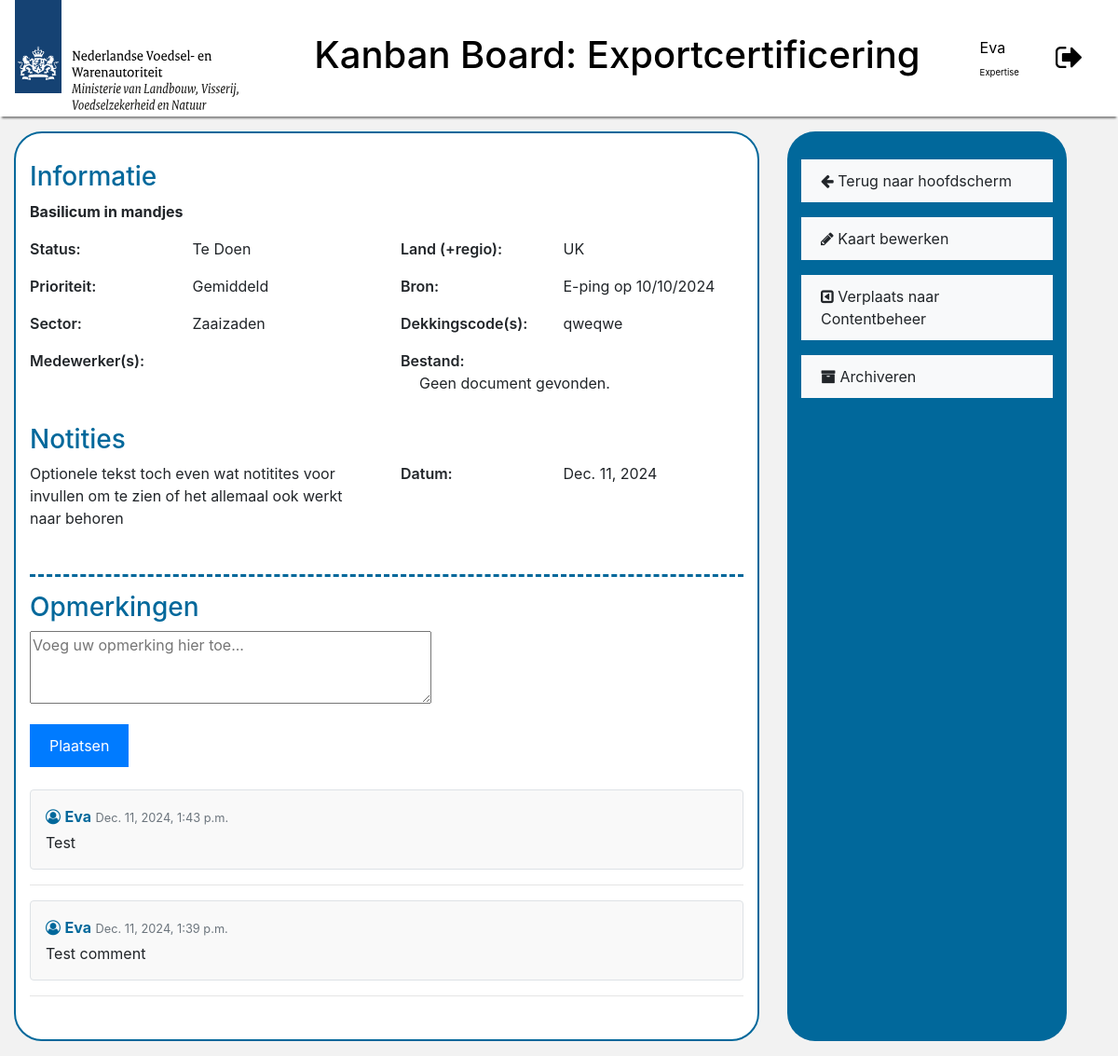
The app's page /2 (signed in) with its own data.
### tasks/models.py (models this page shows, shortened)
class Task(models.Model):
    description = models.CharField(
        max_length=255,
        blank=False,
        null=False,
    )
    country = models.CharField(max_length=100, default="")
    sector = models.CharField(
        max_length=40,
        choices=SectorChoices.choices,
        default=SectorChoices.ZAAIZADEN
    )
    status = models.CharField(
        max_length=15,
        choices=TaskStatus.choices,
        default=TaskStatus.TODO
    )
    column = models.CharField(
        max_length=20,
        choices=ColumnStatus.choices,
        default=ColumnStatus.EXPERTISE
    )
    assigned_employee = models.ForeignKey(
        User,
        on_delete=models.SET_NULL,
        null=True,
        blank=True,
        related_name='assigned_tasks'
    )
    priority = models.CharField(
        max_length=10,
        choices=PriorityChoices.choices,
        default=PriorityChoices.MEDIUM
    )
    source = models.TextField(blank=True)
    coverages = models.TextField(blank=True)
    created_at = models.DateTimeField(auto_now_add=True)
    archived = models.BooleanField(default=False)
    date_archived = models.DateTimeField(
        blank=True,
        null=True,
    )
    file = models.FileField(upload_to='task_files/', blank=True, null=True)
    notes = models.TextField(
        blank=True,
        help_text="Additional notes or details about the task."
    )

class Comment(models.Model):
    task = models.ForeignKey(Task, on_delete=models.CASCADE, related_name='comments')
    user = models.ForeignKey(User, on_delete=models.CASCADE)
    content = models.TextField()
    created_at = models.DateTimeField(auto_now_add=True)

### tasks/views.py (the view)
# urls.py: path('<int:task_id>', views.view_task, name='view_task'),
@login_required
def view_task(request, task_id):
    task = get_object_or_404(Task, id=task_id)
    comments = task.comments.all().order_by('-created_at')
    if request.method == 'POST':
        comment_form = CommentForm(request.POST)
        if comment_form.is_valid():
            comment = comment_form.save(commit=False)
            comment.task = task
            comment.user = request.user
            comment.save()
            return redirect('view_task', task_id=task.id)
    else:
        comment_form = CommentForm()
    user_has_permission = has_permission_for_task(request.user, task)
    context = {
        'task': task,
        'comments': comments,
        'comment_form': comment_form,
        'user_has_permission': user_has_permission,
    }
    return render(request, 'view_task.html', context)

### tasks/forms.py
class CommentForm(forms.ModelForm):
    class Meta:
        model = Comment
        fields = ['content']
        widgets = {
            'content': forms.Textarea(attrs={
                'placeholder': 'Voeg uw opmerking hier toe...',
                'rows': 3
            }),
        }

### tasks/utils.py (called while the page is built)
def has_permission_for_task(user, task):
    if user.is_superuser:
        return True
    if task.column in ['expertise', 'notificeren'] and user.groups.filter(name="Expertise").exists():
        return True
    if task.column == 'contentbeheer' and user.groups.filter(name="Contentbeheer").exists():
        return True
    return False

### tasks/templates/view_task.html (shortened to what this page needs)
{% extends 'base.html' %}
{% block content %}
<div class="row mb-3" style="width: 100%;">
    <div class="col-8 archive-column mt-3" style="margin-right: 0px;">
        <h3 style="color: #01689b;">Informatie</h3>
            <p><strong>{{ task.description }}</strong></p>
            <div class="row">
                <div class="col-6">
                    <p>
                        <span class="task-details-label">Status:</span>
                        <span class="task-details-value">
                            {% if not task.archived %}
                                {{ task.get_status_display }}
                            {% else %}
                                Afgerond
                            {% endif %}
                        </span>
                    </p>
                    <p>
                        <span class="task-details-label">Prioriteit:</span>
                        <span class="task-details-value">{{ task.priority }}</span>
                    </p>
                    <p>
                        <span class="task-details-label">Sector:</span>
                        <span class="task-details-value">{{ task.sector }}</span>
                    </p>
                    <p>
                        <span class="task-details-label">Medewerker(s):</span>
                    </p>
                </div>
                <div class="col-6">
                    <p>
                        <span class="task-details-label">Land (+regio):</span>
                        <span class="task-details-value">{{ task.country }}</span>
                    </p>
                    <p>
                        <span class="task-details-label">Bron:</span>
                        <span class="task-details-value">{{ task.source }}</span>
                    </p>
                    <p>
                        <span class="task-details-label">Dekkingscode(s):</span>
                        <span class="task-details-value">{{ task.coverages }}</span>
                    </p>
                    <p>
                        <span class="task-details-label">Bestand:</span>
                        <span class="task-details-value">
                            {% if task.file %}
                                <a href="{{ task.file.url }}" target="_blank">Bekijk bestand</a>
                            {% else %}
                                Geen document gevonden.
                            {% endif %}
                        </span>
                    </p>
                </div>
        </div>
        <h3 class="mt-3" style="color: #01689b;">Notities</h3>
        <div class="row">
        <div class="mb-3 col-6">
        <p>{% if task.notes%} {{ task.notes }}{% else %}Geen notities.{% endif %}</p>
        </div>
        <div class="mb-3 col-6">
            <p>
                <span class="task-details-label">Datum:</span>
                <span class="task-details-value">{{ task.created_at | date }}</span>
            </p>
        </div>
    </div>
    <hr style="border-top: 3px dashed #01689b;">
    <h3 style="color: #01689b;">Opmerkingen</h3>
    {% if not task.archived %}
    <form method="post" class="mb-3">
        <div class="form-group">
            {{ comment_form.content }}
        </div>
        <button type="submit" class="btn btn-primary">Plaatsen</button>
    </form>
    {% endif %}
    <div class="comments-section mt-4">
        {% for comment in comments %}
        <div class="comment mb-3 p-3 border rounded">
            <p class="mb-1">
                <i class="fa fa-user-circle-o" style="color: #01689b;"></i>
                <strong>{{ comment.user.username }}</strong>
                <small class="text-muted">{{ comment.created_at }}</small>
            </p>
            <p class="mb-0">{{ comment.content }}</p>
        </div>
        <hr>
        {% empty %}
        <p class="text-muted">Geen opmerkingen tot nu toe</p>
        {% endfor %}
    </div>
    </div>
    <div class="col-3 mt-3 settings-column" name="settings-column"
        style="margin-right: 0px !important; margin-left: 30px;">
        <a href="{% url 'kanban_board' %}" class="btn btn-light mb-3" style="width: 100%;"><i
                class="fa fa-arrow-left"></i> Terug naar hoofdscherm</a>
        {% if task.archived %}
        <a href="{% url 'archive' %}" class="btn btn-light mb-3" style="width: 100%;"><i class="fa fa-arrow-left"></i>
            Terug naar archief <i class="fa fa-history"></i></a>
        <form action="{% url 'unarchive_task' task.id %}" method="post" style="display:inline;">
            {% csrf_token %}
            <button type="submit" class="btn btn-light mb-3" style="width: 100%;"><i class="fa fa-repeat"></i>
                Herstellen</button>
        </form>
        <form action="{% url 'delete_task' task.id %}" method="post" style="display:inline;">
            {% csrf_token %}
            <button type="submit" class="btn btn-danger mb-3" style="width: 100%;"><i class="fa fa-trash"></i>
                Verwijderen</button>
        </form>
        {% else %}
        {% if user_has_permission %}
        <a href="{% url 'edit_task' task.id %}" class="btn btn-light mb-3" style="width: 100%;"><i
                class="fa fa-pencil"></i> Kaart bewerken</a>
        {% if task.column == "expertise" %}
        <a href="{% url 'move_task' task.id 'next' %}" class="btn btn-light mb-3" style="width: 100%;"
            name="move-to-contentbeheer"><i class="fa fa-toggle-right"></i> Verplaats
            naar Contentbeheer</a>
        {% elif task.column == "notificeren" %}
        <a href="{% url 'move_task' task.id 'previous' %}" class="btn btn-light mb-3" style="width: 100%;"
            name="move-to-contentbeheer"><i class="fa fa-toggle-left"></i> Verplaats naar Contentbeheer</a>
        {% endif %}
        <a href="{% url 'archive_task' task.id %}" class="btn btn-light mb-3" style="width: 100%;"><i
            class="fa fa-archive"></i> Archiveren</a>
        {% endif %}
        {% endif %}
    </div>
</div>
{% endblock %}

### tasks/templates/base.html (shortened to what this page needs)
{% load static %}
<!DOCTYPE html>
<html lang="nl">
<head>
    <link rel="stylesheet" href="{% static 'main.css' %}">
    <link href="https://stackpath.bootstrapcdn.com/bootstrap/4.5.2/css/bootstrap.min.css" rel="stylesheet">
    <link rel="stylesheet" href="https://cdnjs.cloudflare.com/ajax/libs/font-awesome/4.7.0/css/font-awesome.min.css">
</head>
<body style="background-color: #f2f2f2;">
    <header class="header" style="padding-top: 0px; padding-bottom: 0px;">
        {% if not user.is_authenticated %}
        <img src="{% static 'nvwa_logo.svg'%}" alt="NVWA logo">
        <h1 style="text-align: center; width: 100%; margin-right: 235px;">Kanban Board: Exportcertificering</h1>
        {% else %}
        <img src="{% static 'nvwa_logo.svg'%}" alt="NVWA logo">
        <h1 style="text-align: center;">Kanban Board: Exportcertificering</h1>
        <div class="user-info row justify-content-end" style="margin-right: 20px;">
            <div class="col-4">
                    <bold>{{ user.username }}</bold>
                    {% if user.groups.all %}<span class="user-group">
                    {% for group in user.groups.all %}
                    {{ group.name }}
                    {% endfor %}
                    </span>
                    {% endif %}
            </div>
            <a href="{% url 'logout' %}" class="logout-icon col-3" title="Logout"><i class="fa fa-sign-out fa-2x"></i></a>
            {% endif %}
        </div>
    </header>
    {% block content %}
    {% endblock %}
</body>
</html>

### static/main.css (style rules this page uses)
.header { display: flex; justify-content: space-between; align-items: center; padding: 16px; background-color: white; color: black; box-shadow: 0 4px 2px -2px gray; }
.user-info { display: flex; align-items: center; gap: 8px; }
.user-group { font-size: 0.6em; padding: 0px; }
.logout-icon { margin-left: 12px; text-decoration: none; color: #000; }
.settings-column { background-color: #01689b; border-radius: 30px; padding-top: 30px; padding-bottom: 30px; margin-right: 50px; }
.archive-column { background-color: #fff; border: 2px #01689b solid; border-radius: 30px; padding-top: 30px; padding-bottom: 30px; margin-left: 30px; }
.btn { border-radius: 0px !important; text-align: start !important; padding: 20px !important; padding-top: 10px !important; padding-bottom: 10px !important; }
.comment { background-color: #f9f9f9; border: 1px solid #ddd; border-radius: 8px; padding: 10px; margin-bottom: 15px; }
.comment strong { color: #01689b; }
.task-details-label { font-weight: 600; width: 150px; display: inline-block; }
.task-details-value { display: inline-block; margin-left: 20px; }

### records on screen
Task: description "Basilicum in mandjes", status "Te Doen", priority "Gemiddeld", sector "Zaaizaden", country "UK", source "E-ping op 10/10/2024", coverages "qweqwe", notes "Optionele tekst toch even wat notitites voor invullen om te zien of het allemaal ook werkt naar behoren", created_at "Dec. 11, 2024"
Comment: user.username "Eva", created_at "Dec. 11, 2024, 1:43 p.m.", content "Test"
Comment: user.username "Eva", created_at "Dec. 11, 2024, 1:39 p.m.", content "Test comment"

### other values on screen
{{ user.username }} "Eva"
{{ group.name }} "Expertise"
